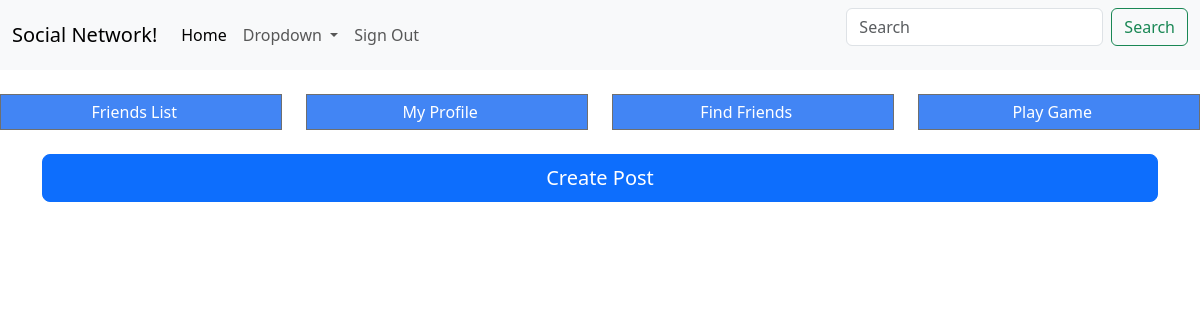
The app's page / (signed in), older data.
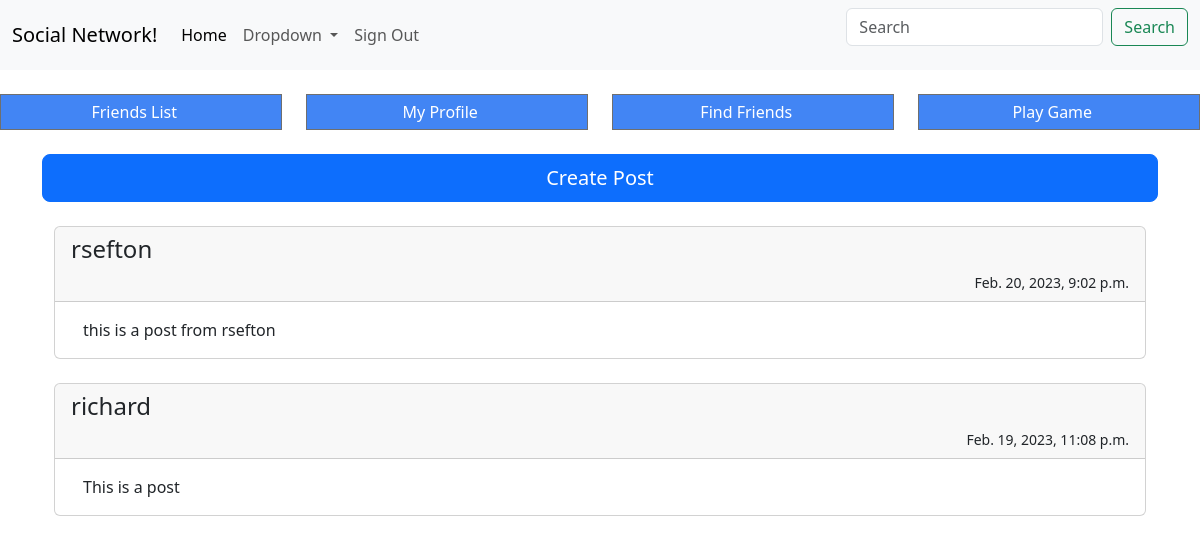
The same page, newer data.
### client/models.py (models this page shows, shortened)
class Status(models.Model):
    status = models.CharField(max_length=200)
    profile = models.ForeignKey(Profile, on_delete=models.DO_NOTHING)
    date = models.DateTimeField(auto_now_add=True)
    def __str__(self):
        return self.status

class Profile(models.Model):
    user = models.OneToOneField(User, on_delete=models.CASCADE)
    websocket_user_channel = models.CharField(max_length=256, null=True, blank=True)
    bio = models.CharField(max_length=4000, null=True, blank=True)
    phone = models.CharField(max_length=32, null=True, blank=True)
    profile_pic = models.ImageField(upload_to='profile_pics', null=True, blank=True)
    thumbnail = models.ImageField(upload_to='profile_thumbnail', null=True, blank=True)

### client/views.py (the view)
# urls.py: path('', views.index, name='index'),
@require_http_methods(["GET"])
def index(request):
    status_form = None
    profile = None
    statuses = None
    pending_friend_requests_count = 0
    if request.user.is_authenticated:
        status_form = NewStatusPostForm(request.POST)
        profile = Profile.objects.get(user=request.user)
        statuses = Status.objects.filter(profile=profile)
        friends = Friends.objects.filter(profile=profile)
        for friend in friends:
            statuses = statuses | Status.objects.filter(profile=friend.friend)
        statuses = statuses.order_by('-date')
        pending_friend_requests = FriendRequests.objects.filter(to_user=profile)
        pending_friend_requests_count = pending_friend_requests.count()
    return render(request, 'home.html', {
        "authenticated": request.user.is_authenticated,
        "status_form": status_form,
        "statuses": statuses,
        "pending_friend_requests_count": pending_friend_requests_count,
    })

### client/forms.py
class NewStatusPostForm(forms.Form):
	status = forms.CharField(label='', required=True, help_text='', widget=forms.Textarea(attrs={'cols': 80, 'rows': 5}))

### client/templates/home.html (shortened to what this page needs)
{% extends 'index.html' %}
{% load bootstrap5 %}
{% block content %}
    <div class="container">
        {% if not authenticated %}
            <div class="card">
                <div class="card-header">
                    <h1>Welcome to the Social Network</h1>
                </div>
                <div class="card-body">
                    <b>This is a place where you can:</b>
                    <ul>
                        <li>Find Friends</li>
                        <li>Chat with one or more people</li>
                        <li>Share your thoughts</li>
                        <li>Share your memories</li>
                        <li>Play games</li>
                    </ul>
                    <br/>
                    <span class="text-center">
                        <p>If this sounds good to you, then please <a href="{% url 'client:register' %}">
                            click here
                        </a> to create your account</p>
                    </span>
                </div>
            </div>
            <div class="row text-center">
                <div>Already a member? <a href="{% url 'client:login' %}">Login!</a></div>
            </div>
        {% else %}
            {% include 'userLanding/index.html' %}
        {% endif %}
    </div>
{% endblock %}

### client/templates/index.html (shortened to what this page needs)
<html>
    {% load static %}
    <head>
        {% load bootstrap5 %}
        {% bootstrap_css %}
    </head>
    <body>
        {% if authenticated %}
            {% include 'topnav.html' %}
            <br />
            {% include 'actionBar.html' %}
            <br />
        {% endif %}
        {% block content %}{% endblock %}
    </body>
</html>

### client/templates/topnav.html (shortened to what this page needs)
{% load static %}
<nav class="navbar navbar-light navbar-expand-lg bg-body-tertiary">
    <div class="container-fluid">
        <a class="navbar-brand" href="{% url 'client:index' %}">Social Network!</a>
        <div class="collapse navbar-collapse" id="navbarSupportedContent">
            <ul class="navbar-nav me-auto mb-2 mb-lg-0">
                <li class="nav-item">
                    <a class="nav-link active" aria-current="page" href="{% url 'client:index' %}">Home</a>
                </li>
                <li class="nav-item dropdown">
                    <a class="nav-link dropdown-toggle" href="#" role="button" data-bs-toggle="dropdown" aria-expanded="false">
                    Dropdown
                    </a>
                </li>
                <li class="nav-item">
                    <a href="{% url 'client:logout' %}" class="nav-link" >Sign Out</a>
                </li>
            </ul>
            <form class="d-flex" role="search">
                <input class="form-control me-2" type="search" placeholder="Search" aria-label="Search">
                <button class="btn btn-outline-success" type="submit">Search</button>
            </form>
        </div>
    </div>
</nav>

### client/templates/actionBar.html (shortened to what this page needs)
{% load static %}
<link rel="stylesheet" href="{% static 'styles/actionBar.css' %}">
<div class="row">
    <div class="col-3">
        <div id="friendsList" class="action-button">
            <a href="{% url 'client:friends-list' %}">Friends List</a>
        </div>
    </div>
    <div class="col-3">
        <div id="myProfile" class="action-button">
            <a href="{% url 'client:profile' %}">My Profile</a>
        </div>
    </div>
    <div class="col-3">
        <div id="findFriends" class="action-button">
            <a href="{% url 'client:search' %}">Find Friends</a>
        </div>
    </div>
    <div class="col-3">
        <div id="playGame" class="action-button">
            <a href="{% url 'client:play' %}">Play Game</a>
        </div>
    </div>
</div>

### client/templates/userLanding/index.html
{% load static %}
<div class="container">
    {% include 'userLanding/statusPost.html' %}
    <br />
    {% include 'userLanding/statusUpdates.html' %}
    <br />
</div>

### client/templates/userLanding/statusPost.html (shortened to what this page needs)
{% load bootstrap5 %}
{% load static %}
<div>
    <div id="statusPostCreate" class="row">
        <button class="btn btn-primary btn-lg btn-block" id="statusPostCreateButton">Create Post</button>
    </div>
</div>

### client/templates/userLanding/statusUpdates.html
{% load static %}
<div>
    {% for status in statuses %}
        <div class="card">
            <div class="card-header">
                <div class="row text-start">
                    <h4>{{status.profile.user}}</h4>
                </div>
                <div class="row text-end">
                    <small>{{status.date}}</small>
                </div>
            </div>
            <div class="card-body">
                <div class="container">
                    {{status|striptags|linebreaksbr}}
                </div>
            </div>
        </div>
        <br />
    {% endfor %}
</div>

### static/styles/actionBar.css (style rules this page uses)
.action-button { padding: 5px; border: 1px solid #6f6f6f; background: #4285F4; color: #fff; min-height: 100%; width: 100%; text-align: center; cursor: pointer; display: grid; grid-template-columns: 19fr 1fr; }
.action-button a { color: #fff; text-decoration: none; height: 100%; width: 100%; background-color: #ffffff00; }

Row changes from the older to the newer data that the page shows:
added Status: profile.user "rsefton", date "Feb. 20, 2023, 9:02 p.m.", status "this is a post from rsefton"
now on this page (row unchanged): Status: profile.user "richard", date "Feb. 19, 2023, 11:08 p.m.", status "This is a post"
